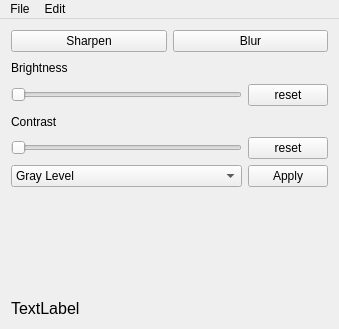
<?xml version="1.0" encoding="UTF-8"?>
<ui version="4.0">
 <class>MainWindow</class>
 <widget class="QMainWindow" name="MainWindow">
  <property name="geometry">
   <rect>
    <x>0</x>
    <y>0</y>
    <width>339</width>
    <height>329</height>
   </rect>
  </property>
  <property name="font">
   <font>
    <family>Arial</family>
   </font>
  </property>
  <property name="windowTitle">
   <string>MainWindow</string>
  </property>
  <widget class="QWidget" name="centralWidget">
   <layout class="QGridLayout" name="gridLayout">
    <item row="7" column="1">
     <widget class="QLabel" name="label">
      <property name="sizePolicy">
       <sizepolicy hsizetype="Ignored" vsizetype="Fixed">
        <horstretch>0</horstretch>
        <verstretch>0</verstretch>
       </sizepolicy>
      </property>
      <property name="font">
       <font>
        <family>Arial</family>
        <pointsize>12</pointsize>
       </font>
      </property>
      <property name="text">
       <string>TextLabel</string>
      </property>
     </widget>
    </item>
    <item row="1" column="1">
     <layout class="QHBoxLayout" name="horizontalLayout_2">
      <item>
       <widget class="QPushButton" name="sharpen_btn">
        <property name="text">
         <string>Sharpen</string>
        </property>
       </widget>
      </item>
      <item>
       <widget class="QPushButton" name="blur_btn">
        <property name="text">
         <string>Blur</string>
        </property>
       </widget>
      </item>
     </layout>
    </item>
    <item row="4" column="1">
     <layout class="QVBoxLayout" name="verticalLayout">
      <item>
       <widget class="QLabel" name="label_3">
        <property name="text">
         <string>Brightness</string>
        </property>
       </widget>
      </item>
      <item>
       <layout class="QHBoxLayout" name="horizontalLayout_4">
        <item>
         <widget class="QSlider" name="brightness_slider">
          <property name="sizePolicy">
           <sizepolicy hsizetype="Expanding" vsizetype="Fixed">
            <horstretch>0</horstretch>
            <verstretch>0</verstretch>
           </sizepolicy>
          </property>
          <property name="orientation">
           <enum>Qt::Horizontal</enum>
          </property>
         </widget>
        </item>
        <item>
         <widget class="QPushButton" name="set_bright_btn">
          <property name="sizePolicy">
           <sizepolicy hsizetype="Minimum" vsizetype="Fixed">
            <horstretch>0</horstretch>
            <verstretch>0</verstretch>
           </sizepolicy>
          </property>
          <property name="font">
           <font>
            <family>Arial</family>
            <pointsize>9</pointsize>
           </font>
          </property>
          <property name="text">
           <string>reset</string>
          </property>
         </widget>
        </item>
       </layout>
      </item>
      <item>
       <widget class="QLabel" name="label_4">
        <property name="text">
         <string>Contrast</string>
        </property>
       </widget>
      </item>
      <item>
       <layout class="QHBoxLayout" name="horizontalLayout_3">
        <item>
         <widget class="QSlider" name="contrast_slider">
          <property name="orientation">
           <enum>Qt::Horizontal</enum>
          </property>
         </widget>
        </item>
        <item>
         <widget class="QPushButton" name="set_con_btn">
          <property name="sizePolicy">
           <sizepolicy hsizetype="Preferred" vsizetype="Fixed">
            <horstretch>0</horstretch>
            <verstretch>0</verstretch>
           </sizepolicy>
          </property>
          <property name="text">
           <string>reset</string>
          </property>
         </widget>
        </item>
       </layout>
      </item>
     </layout>
    </item>
    <item row="5" column="1">
     <layout class="QHBoxLayout" name="horizontalLayout">
      <item>
       <widget class="QComboBox" name="magicbox">
        <property name="sizePolicy">
         <sizepolicy hsizetype="Expanding" vsizetype="Fixed">
          <horstretch>0</horstretch>
          <verstretch>0</verstretch>
         </sizepolicy>
        </property>
        <item>
         <property name="text">
          <string>Gray Level</string>
         </property>
        </item>
        <item>
         <property name="text">
          <string>Equalize Histogram</string>
         </property>
        </item>
        <item>
         <property name="text">
          <string>Edge detection</string>
         </property>
        </item>
        <item>
         <property name="text">
          <string>Face detection</string>
         </property>
        </item>
        <item>
         <property name="text">
          <string>Flex detection</string>
         </property>
        </item>
       </widget>
      </item>
      <item>
       <widget class="QPushButton" name="magic_set_btn">
        <property name="text">
         <string>Apply</string>
        </property>
       </widget>
      </item>
     </layout>
    </item>
    <item row="6" column="1">
     <widget class="QLabel" name="label_2">
      <property name="text">
       <string/>
      </property>
     </widget>
    </item>
   </layout>
  </widget>
  <widget class="QMenuBar" name="menuBar">
   <property name="geometry">
    <rect>
     <x>0</x>
     <y>0</y>
     <width>339</width>
     <height>19</height>
    </rect>
   </property>
   <widget class="QMenu" name="menuFile">
    <property name="title">
     <string>File</string>
    </property>
    <addaction name="actionOpen_File"/>
    <addaction name="actionSave_File"/>
   </widget>
   <widget class="QMenu" name="menuEdit">
    <property name="title">
     <string>Edit</string>
    </property>
    <addaction name="actionUndo"/>
    <addaction name="actionRedo"/>
   </widget>
   <addaction name="menuFile"/>
   <addaction name="menuEdit"/>
  </widget>
  <action name="actionOpen_File">
   <property name="text">
    <string>Open File</string>
   </property>
   <property name="font">
    <font>
     <family>Arial</family>
    </font>
   </property>
  </action>
  <action name="actionSave_File">
   <property name="text">
    <string>Save File</string>
   </property>
   <property name="font">
    <font>
     <family>Arial</family>
    </font>
   </property>
  </action>
  <action name="actionUndo">
   <property name="text">
    <string>Undo</string>
   </property>
  </action>
  <action name="actionRedo">
   <property name="text">
    <string>Redo</string>
   </property>
  </action>
 </widget>
 <layoutdefault spacing="6" margin="11"/>
 <resources/>
 <connections/>
</ui>
